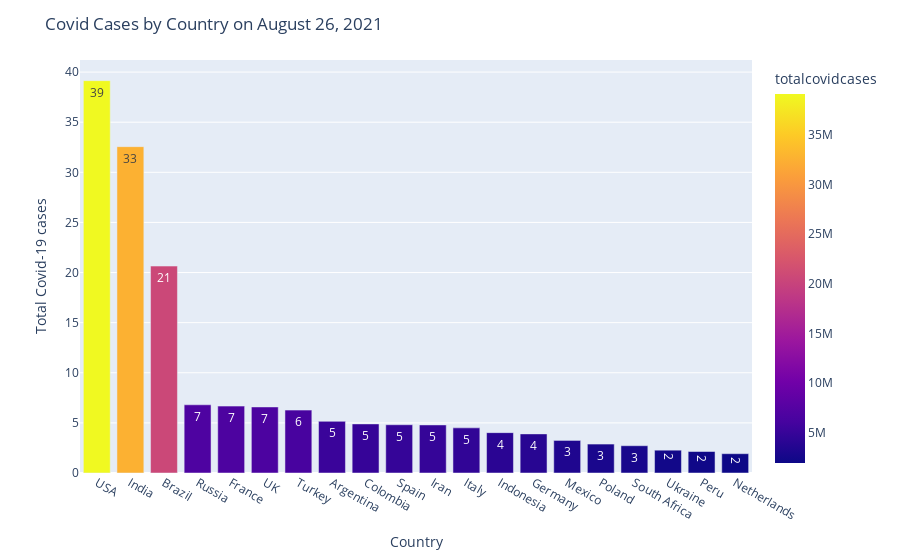

Write notebook code for a chart like this one.
### Code cell
fig=px.bar(data_covid, x=data_covid['country'], y=data_covid['totalcovidcases']/(10**6), hover_data = ['totalcovidcases'], 
           text=round(data_covid['totalcovidcases']/(10**6)), color='totalcovidcases')
fig.update_layout(
title="Covid Cases by Country on August 26, 2021",
yaxis_title="Total Covid-19 cases",
xaxis_title="Country"
)
fig.show()

### Figure 1 — Plotly figure (JSON) as saved in the notebook; plotly's stock layout.template omitted (floating-point values rounded to 4 significant figures)
{"data": [{"alignmentgroup": "True", "customdata": [[39144594], [32557767], [20645537], [6804910], [6673336], [6590747], [6273681], [5155079], [4897150], [4815205], [4796377], [4502396], [4026837], [3901864], [3249878], [2887270], [2722202], [2276590], [2143691], [1926424]], "hovertemplate": "country=%{x}<br>y=%{y}<br>text=%{text}<br>totalcovidcases=%{marker.color}<extra></extra>", "legendgroup": "", "marker": {"color": [39144594, 32557767, 20645537, 6804910, 6673336, 6590747, 6273681, 5155079, 4897150, 4815205, 4796377, 4502396, 4026837, 3901864, 3249878, 2887270, 2722202, 2276590, 2143691, 1926424], "coloraxis": "coloraxis", "pattern": {"shape": ""}}, "name": "", "offsetgroup": "", "orientation": "v", "showlegend": false, "text": [39, 33, 21, 7, 7, 7, 6, 5, 5, 5, 5, 5, 4, 4, 3, 3, 3, 2, 2, 2], "textposition": "auto", "type": "bar", "x": ["USA", "India", "Brazil", "Russia", "France", "UK", "Turkey", "Argentina", "Colombia", "Spain", "Iran", "Italy", "Indonesia", "Germany", "Mexico", "Poland", "South Africa", "Ukraine", "Peru", "Netherlands"], "xaxis": "x", "y": [39.14, 32.56, 20.65, 6.805, 6.673, 6.591, 6.274, 5.155, 4.897, 4.815, 4.796, 4.502, 4.027, 3.902, 3.25, 2.887, 2.722, 2.277, 2.144, 1.926], "yaxis": "y"}], "layout": {"barmode": "relative", "coloraxis": {"colorbar": {"title": {"text": "totalcovidcases"}}, "colorscale": [[0, "#0d0887"], [0.1111, "#46039f"], [0.2222, "#7201a8"], [0.3333, "#9c179e"], [0.4444, "#bd3786"], [0.5556, "#d8576b"], [0.6667, "#ed7953"], [0.7778, "#fb9f3a"], [0.8889, "#fdca26"], [1, "#f0f921"]]}, "legend": {"tracegroupgap": 0}, "margin": {"t": 60}, "title": {"text": "Covid Cases by Country on August 26, 2021"}, "xaxis": {"anchor": "y", "domain": [0, 1], "title": {"text": "Country"}}, "yaxis": {"anchor": "x", "domain": [0, 1], "title": {"text": "Total Covid-19 cases"}}}}
